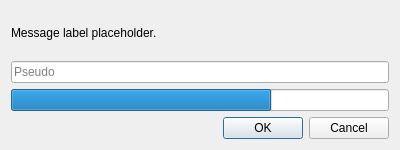
<?xml version="1.0" encoding="UTF-8"?>
<ui version="4.0">
 <class>OfflineLoginDialog</class>
 <widget class="QDialog" name="OfflineLoginDialog">
  <property name="geometry">
   <rect>
    <x>0</x>
    <y>0</y>
    <width>400</width>
    <height>150</height>
   </rect>
  </property>
  <property name="sizePolicy">
   <sizepolicy hsizetype="Fixed" vsizetype="Fixed">
    <horstretch>0</horstretch>
    <verstretch>0</verstretch>
   </sizepolicy>
  </property>
  <property name="windowTitle">
   <string>Ajouter un compte</string>
  </property>
  <layout class="QVBoxLayout" name="verticalLayout">
   <item>
    <widget class="QLabel" name="label">
     <property name="text">
      <string notr="true">Message label placeholder.</string>
     </property>
     <property name="textFormat">
      <enum>Qt::RichText</enum>
     </property>
     <property name="textInteractionFlags">
      <set>Qt::LinksAccessibleByKeyboard|Qt::LinksAccessibleByMouse|Qt::TextBrowserInteraction|Qt::TextSelectableByKeyboard|Qt::TextSelectableByMouse</set>
     </property>
    </widget>
   </item>
   <item>
    <widget class="QLineEdit" name="userTextBox">
     <property name="maxLength">
      <number>16</number>
     </property>
     <property name="placeholderText">
      <string>Pseudo</string>
     </property>
    </widget>
   </item>
   <item>
    <widget class="QProgressBar" name="progressBar">
     <property name="value">
      <number>69</number>
     </property>
     <property name="textVisible">
      <bool>false</bool>
     </property>
    </widget>
   </item>
   <item>
    <widget class="QDialogButtonBox" name="buttonBox">
     <property name="orientation">
      <enum>Qt::Horizontal</enum>
     </property>
     <property name="standardButtons">
      <set>QDialogButtonBox::Cancel|QDialogButtonBox::Ok</set>
     </property>
    </widget>
   </item>
  </layout>
 </widget>
 <resources/>
 <connections/>
</ui>
